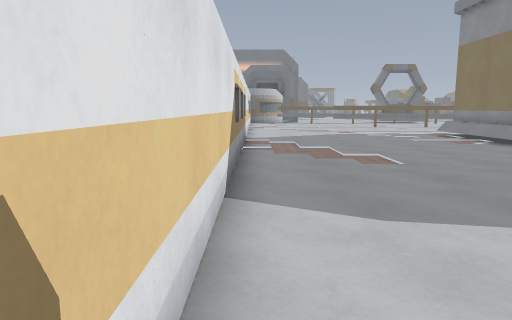
view 1 (above)

19 first-person views from a walk through a level from a Godot 3-D game. The camera is 1.3 m above the floor, tilts 8° down and sees 70° across. The floor is counted in squares, 1 m on a side. Each view is taken from the middle of a square. On the plan, view 1 faces up. The plan holds only what a view shows up to about 15 squares ahead; the rest is blank. The place goes on beyond the plan. Surface patterns are stand-ins for the level's own textures.

view 2
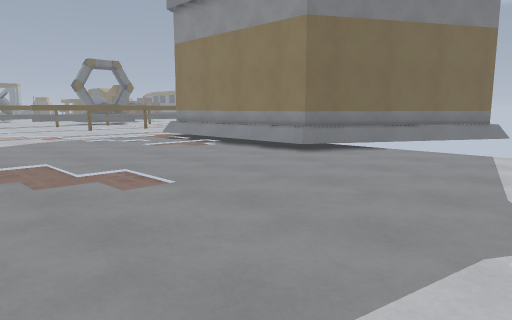

view 3
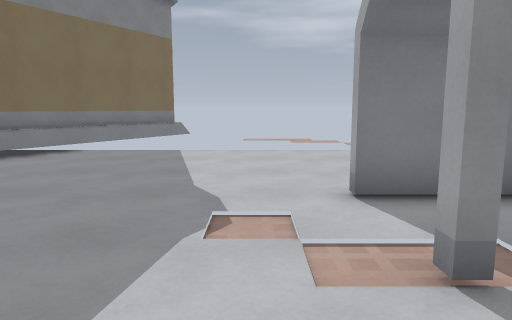

view 4
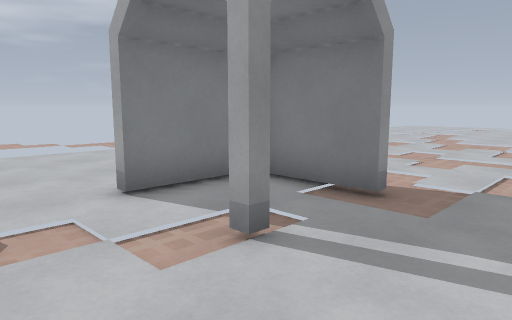

view 5
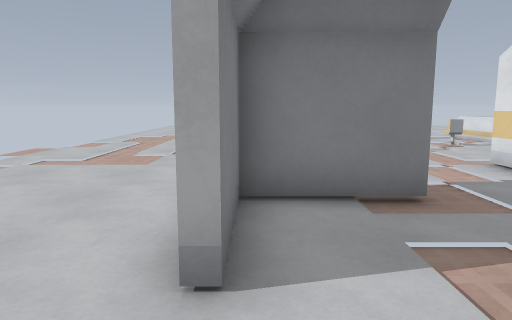

view 6
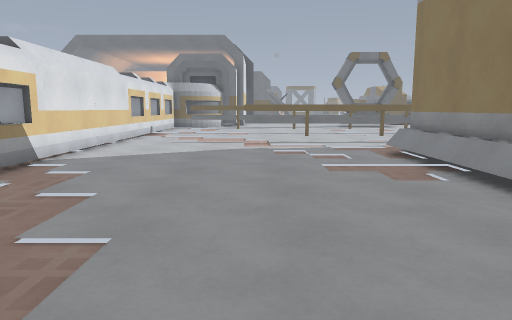

view 7
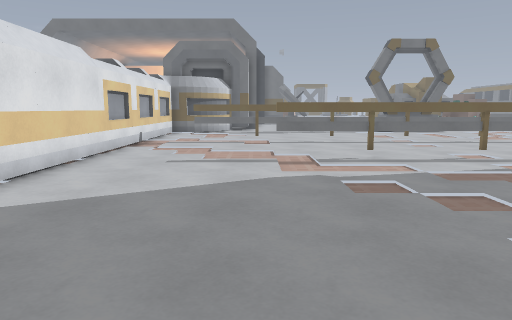

view 8
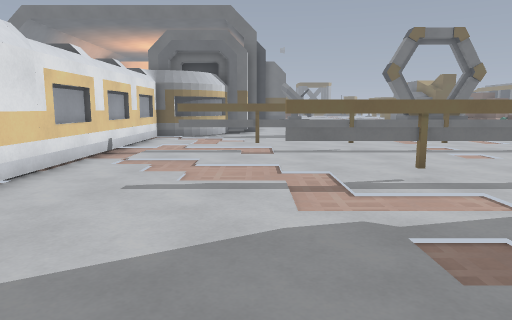

view 9
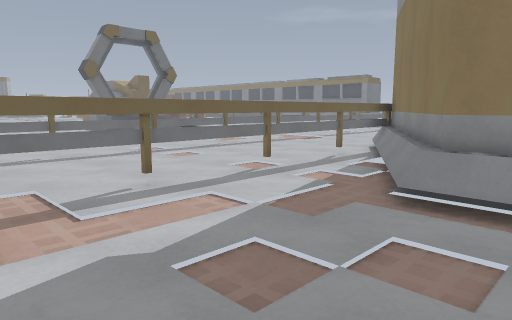

view 10
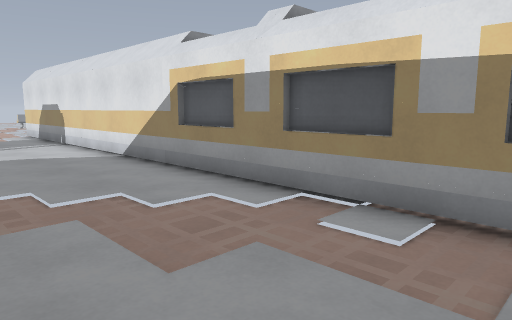

view 11
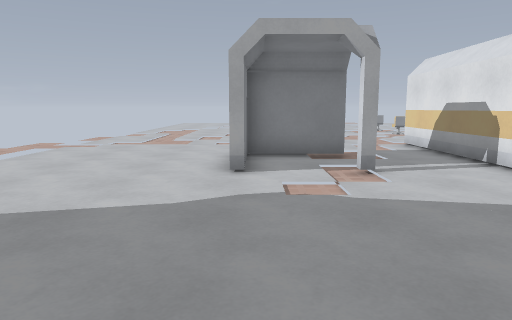

view 12
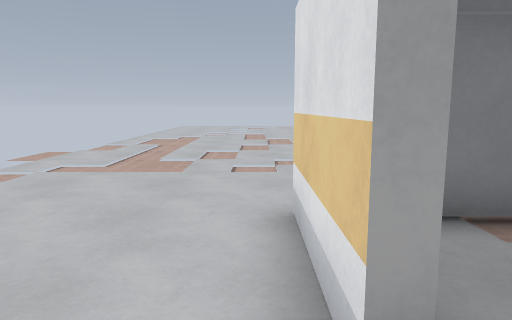

view 13
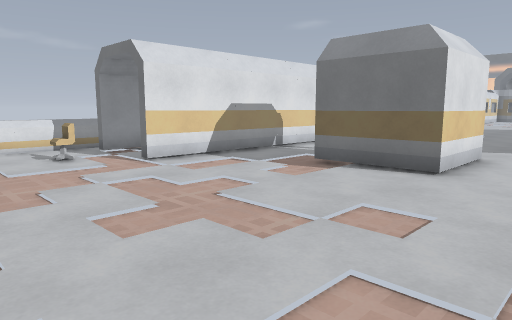

view 14
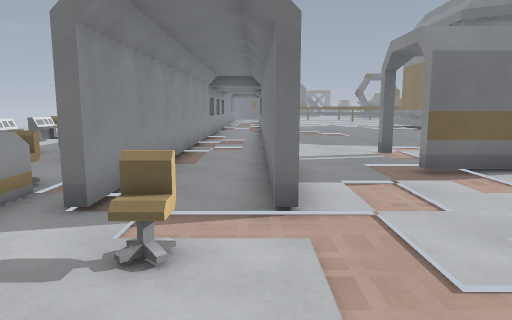

view 15
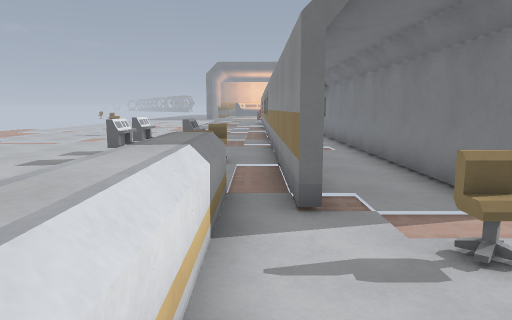

view 16
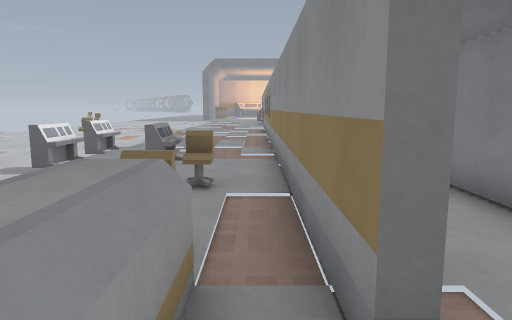

view 17
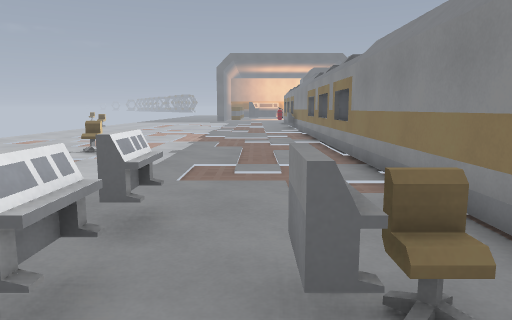

view 18
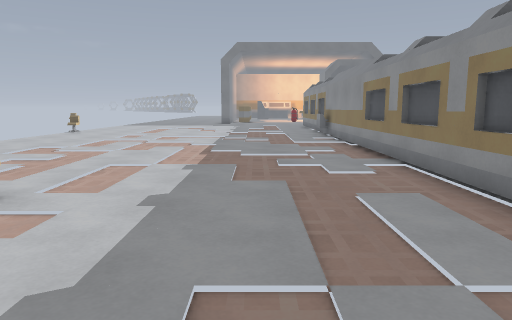

view 19
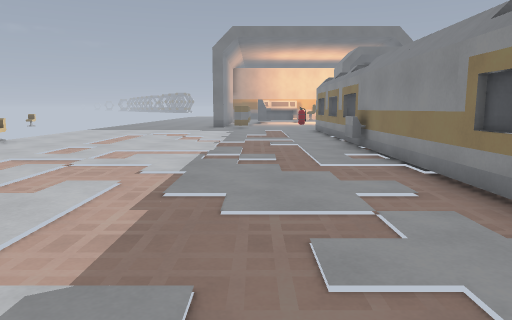

### Floor plan
Key: @ floor where view 1 was taken; # wall or solid block; . floor; = window, fence, low wall or low ledge; ^ raised ledge; C chair; T thing the floor can be seen under or through; E desk.
Columns run from 11 left of view 1 to 17 right of it. Each row starts with its distance up from view 1.
 27           #..##############
 26           #................
 25 .. .. ..# #.................
 24 ........# #..................
 23 ........# #..................
 22 .......E# #.....TTTTTTTTTTTT
 21 ........# #..............TT
 20 ........# #............=##
 19 ........# #...........###
 18 ........# #.........=##
 17 ........# #.........=#
 16 ........# #.........=#
 15 ........# #.........=#
 14 ........# #.........=#
 13 ........# #.........=#
 12 ........# #.........=#
 11 ........# #.........=#
 10 ........# #.........=##
  9 C.......# #...........##
  8 ........# #............=
  7  .......# #............
  6  .......#.#............
  5 ........#.#............
  4 ........#.#............
  3 ........#.#............
  2 ....E...#.#............
  1 ....EE..#.#...#.#......
  0  ...EEC.#.#@....#......
 -1  ..  ...#.#...###......
 -2      ...#.#............
 -3       C.#.#............ .
 -4       ^.#.#..............
 -5       ^................
 -6       ^..C.............
 -7       ^.................
 -8       ^.................
 -9        ..C.  ..........

Where each view was taken, in squares from view 1:
view 1: 0 up, 0 right, facing up
view 2: 3 up, 0 right, facing up-right
view 3: 3 up, 0 right, facing right
view 4: 4 up, 0 right, facing down-right
view 5: 4 up, 5 right, facing down
view 6: 7 up, 5 right, facing up
view 7: 12 up, 4 right, facing up
view 8: 15 up, 4 right, facing up
view 9: 16 up, 4 right, facing up-right
view 10: 15 up, 4 right, facing down-left
view 11: 9 up, 5 right, facing down
view 12: 3 up, 6 right, facing down
view 13: 9 down, 8 right, facing up-left
view 14: 9 down, 1 left, facing up
view 15: 9 down, 4 left, facing up
view 16: 6 down, 4 left, facing up
view 17: 2 down, 6 left, facing up
view 18: 4 up, 7 left, facing up
view 19: 10 up, 7 left, facing up
